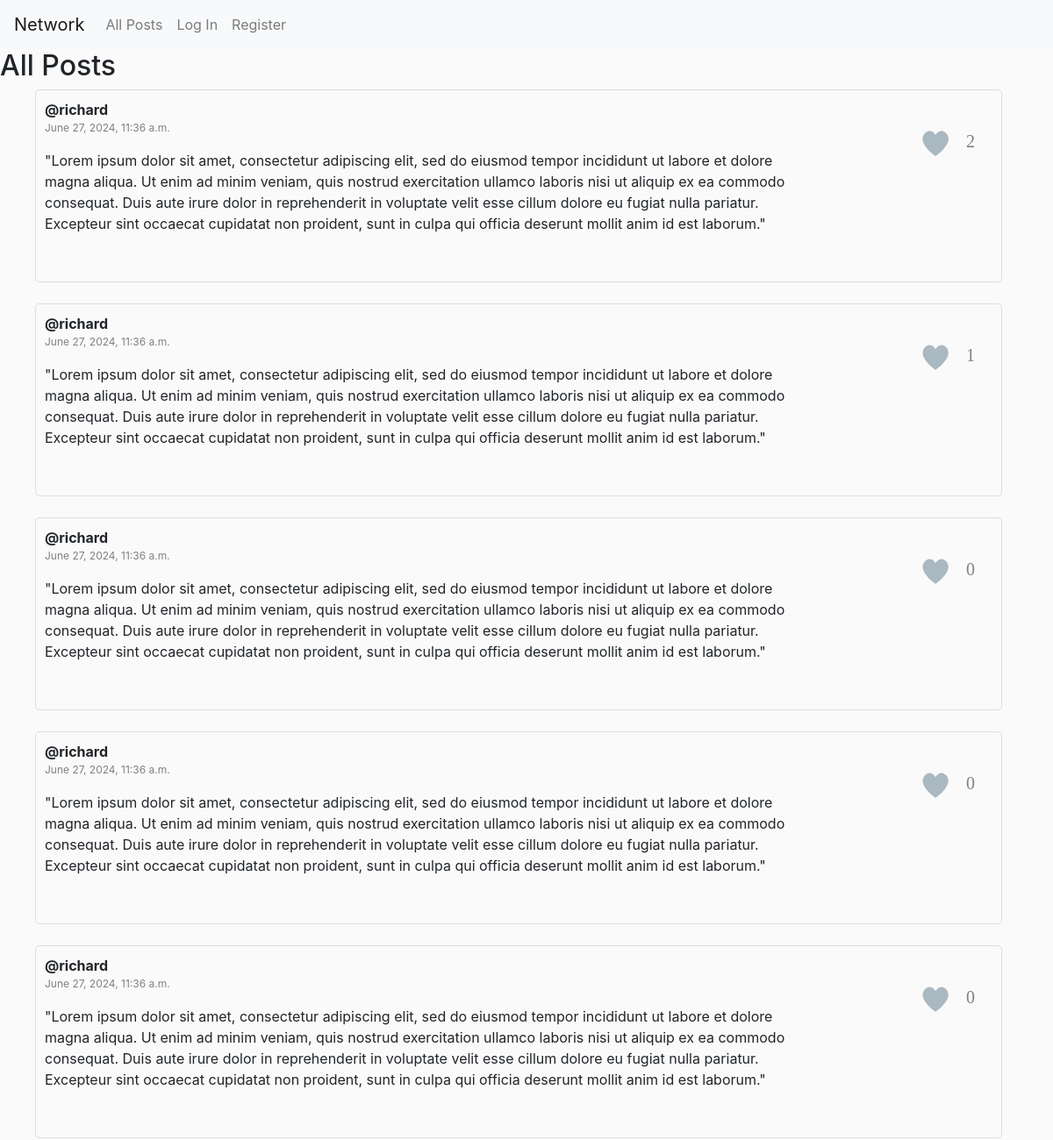
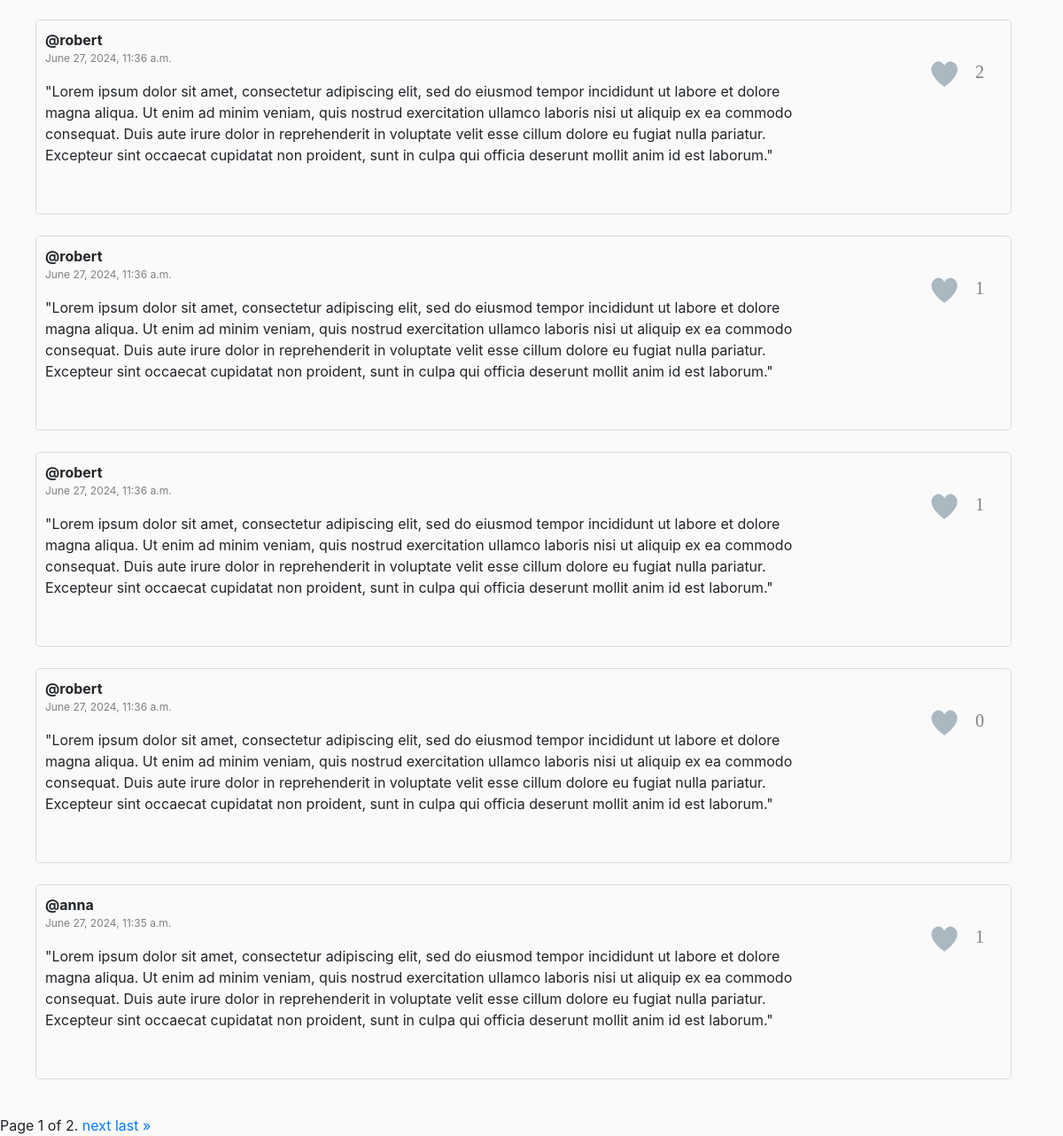
The page / on the database its author committed (2 pictures, top to bottom).
### network/models.py (models this page shows, shortened)
class Post(models.Model):
    user = models.ForeignKey(User, on_delete=models.CASCADE)
    message = models.TextField()
    datetime = models.DateTimeField(auto_now_add=True, blank=True)
    total_like = models.IntegerField()

class User(AbstractUser):
    pass

### network/views.py (the view)
# urls.py: path("", views.index, name="index"),
def index(request):
    logger.error("Entering 'INDEX' function..")
    results = Post.objects.all().order_by("-datetime")
    paginator = Paginator(results, 10)
    page_number = request.GET.get('page')
    posts = paginator.get_page(page_number)
    return render(request, "network/index.html", {
        "posts": posts
    })

### network/templates/network/index.html (shortened to what this page needs)
{% extends "network/layout.html" %}
{% load static %}
{% block body %}
    <h2>All Posts</h2>
	<ul>
		{% for post in posts %}
			<div style="width:95%; height:220px; padding:10px; border: 1px solid #DCDCDC; border-radius: 5px 5px;">
				<div id="post{{ post.id }}" style="display:inline-block; width:80%;">
					<div>
						<b>@{{ post.user }}</b>
						<p style="color:gray; font-size:12px;">
						{{ post.datetime }}
						</p>
					</div>
					<div id="message{{ post.id }}">
						{{ post.message }}<br>
					</div>
				</div>
				<div id="likes{{ post.id }}" style="float:right; font-size:12px; font-family:Verdana; color:gray;">
						<label for="checkbox_{{ post.id }}">
							<svg id="heart-svg" viewBox="467 392 58 57" xmlns="http://www.w3.org/2000/svg">
								<g id="Group" fill="none" fill-rule="evenodd" transform="translate(467 392)">
									{% for like in post.likes_set.all %}
										{% if like.post_id.id == post.id %}
											{% if like.user_id.id == request.user.id %}
												<path id="route" d="M29.144 20.773c-.063-.13-4.227-8.67-11.44-2.59C7.63 28.795 28.94 43.256 29.143 43.394c.204-.138 21.513-14.6 11.44-25.213-7.214-6.08-11.377 2.46-11.44 2.59z" id="heart" fill="#E2264D" />
											{% else %}
												<path id="route" d="M29.144 20.773c-.063-.13-4.227-8.67-11.44-2.59C7.63 28.795 28.94 43.256 29.143 43.394c.204-.138 21.513-14.6 11.44-25.213-7.214-6.08-11.377 2.46-11.44 2.59z" id="heart" fill="#AAB8C2" />
											{% endif %}
										{% else %}
											<path id="route" d="M29.144 20.773c-.063-.13-4.227-8.67-11.44-2.59C7.63 28.795 28.94 43.256 29.143 43.394c.204-.138 21.513-14.6 11.44-25.213-7.214-6.08-11.377 2.46-11.44 2.59z" id="heart" fill="#AAB8C2" />
										{% endif %}
									{% empty %}
										<path id="route" d="M29.144 20.773c-.063-.13-4.227-8.67-11.44-2.59C7.63 28.795 28.94 43.256 29.143 43.394c.204-.138 21.513-14.6 11.44-25.213-7.214-6.08-11.377 2.46-11.44 2.59z" id="heart" fill="#AAB8C2" />
									{% endfor %}
									<circle id="main-circ" fill="#E2264D" opacity="0" cx="29.5" cy="29.5" r="1.5" />
									<g id="heartgroup7" opacity="0" transform="translate(7 6)">
									 <circle id="heart1" fill="#9CD8C3" cx="2" cy="6" r="2" />
									 <circle id="heart2" fill="#8CE8C3" cx="5" cy="2" r="2" />
									</g>
									<g id="heartgroup6" opacity="0" transform="translate(0 28)">
									 <circle id="heart1" fill="#CC8EF5" cx="2" cy="7" r="2" />
									 <circle id="heart2" fill="#91D2FA" cx="3" cy="2" r="2" />
									</g>
									<g id="heartgroup3" opacity="0" transform="translate(52 28)">
									 <circle id="heart2" fill="#9CD8C3" cx="2" cy="7" r="2" />
									 <circle id="heart1" fill="#8CE8C3" cx="4" cy="2" r="2" />
									</g>
									<g id="heartgroup2" opacity="0" transform="translate(44 6)">
									 <circle id="heart2" fill="#CC8EF5" cx="5" cy="6" r="2" />
									 <circle id="heart1" fill="#CC8EF5" cx="2" cy="2" r="2" />
									</g>
									<g id="heartgroup5" opacity="0" transform="translate(14 50)">
									 <circle id="heart1" fill="#91D2FA" cx="6" cy="5" r="2" />
									 <circle id="heart2" fill="#91D2FA" cx="2" cy="2" r="2" />
									</g>
									<g id="heartgroup4" opacity="0" transform="translate(35 50)">
									 <circle id="heart1" fill="#F48EA7" cx="6" cy="5" r="2" />
									 <circle id="heart2" fill="#F48EA7" cx="2" cy="2" r="2" />
									</g>
									<g id="heartgroup1" opacity="0" transform="translate(24)">
									 <circle id="heart1" fill="#9FC7FA" cx="2.5" cy="3" r="2" />
									 <circle id="heart2" fill="#9FC7FA" cx="7.5" cy="2" r="2" />
									</g>
								</g>
							</svg>
						</label>
						<div id="counter{{ post.id }}" style="float:right; font-size:20px; margin:33px 20px 0 -15px;">
							{{ post.total_like }}
						</div>
				</div >
			</div>
			<br>
		{% endfor %}
	</ul>
	<div class="pagination">
		<span class="step-links">
			<span class="current">
				Page {{ posts.number }} of {{ posts.paginator.num_pages }}.
			</span>
			{% if posts.has_next %}
				<a href="?page={{ posts.next_page_number }}">next</a>
				<a href="?page={{ posts.paginator.num_pages }}">last &raquo;</a>
			{% endif %}
		</span>
	</div>
{% endblock %}

### network/static/network/posts.css (style rules this page uses)
body { background-color: #FAFAFA }
svg { cursor: pointer; overflow: visible; width: 60px; margin: 20px }

### rows shown on the page
Post: user "richard", datetime "June 27, 2024, 11:36 a.m.", message "\"Lorem ipsum dolor sit amet, consectetur adipiscing elit, sed do eiusmod tempor incididunt ut labore et dolore magna aliqua. Ut enim ad minim veniam, quis nostrud exercitation ullamco laboris nisi ut aliquip ex ea commodo consequat. Duis aute irure dolor in reprehenderit in voluptate velit esse cillum dolore eu fugiat nulla pariatur. Excepteur sint occaecat cupidatat non proident, sunt in culpa qui officia deserunt mollit anim id est laborum.\"", total_like "2"
Post: user "richard", datetime "June 27, 2024, 11:36 a.m.", message "\"Lorem ipsum dolor sit amet, consectetur adipiscing elit, sed do eiusmod tempor incididunt ut labore et dolore magna aliqua. Ut enim ad minim veniam, quis nostrud exercitation ullamco laboris nisi ut aliquip ex ea commodo consequat. Duis aute irure dolor in reprehenderit in voluptate velit esse cillum dolore eu fugiat nulla pariatur. Excepteur sint occaecat cupidatat non proident, sunt in culpa qui officia deserunt mollit anim id est laborum.\"", total_like "1"
Post: user "richard", datetime "June 27, 2024, 11:36 a.m.", message "\"Lorem ipsum dolor sit amet, consectetur adipiscing elit, sed do eiusmod tempor incididunt ut labore et dolore magna aliqua. Ut enim ad minim veniam, quis nostrud exercitation ullamco laboris nisi ut aliquip ex ea commodo consequat. Duis aute irure dolor in reprehenderit in voluptate velit esse cillum dolore eu fugiat nulla pariatur. Excepteur sint occaecat cupidatat non proident, sunt in culpa qui officia deserunt mollit anim id est laborum.\"", total_like "0"
Post: user "richard", datetime "June 27, 2024, 11:36 a.m.", message "\"Lorem ipsum dolor sit amet, consectetur adipiscing elit, sed do eiusmod tempor incididunt ut labore et dolore magna aliqua. Ut enim ad minim veniam, quis nostrud exercitation ullamco laboris nisi ut aliquip ex ea commodo consequat. Duis aute irure dolor in reprehenderit in voluptate velit esse cillum dolore eu fugiat nulla pariatur. Excepteur sint occaecat cupidatat non proident, sunt in culpa qui officia deserunt mollit anim id est laborum.\"", total_like "0"
Post: user "richard", datetime "June 27, 2024, 11:36 a.m.", message "\"Lorem ipsum dolor sit amet, consectetur adipiscing elit, sed do eiusmod tempor incididunt ut labore et dolore magna aliqua. Ut enim ad minim veniam, quis nostrud exercitation ullamco laboris nisi ut aliquip ex ea commodo consequat. Duis aute irure dolor in reprehenderit in voluptate velit esse cillum dolore eu fugiat nulla pariatur. Excepteur sint occaecat cupidatat non proident, sunt in culpa qui officia deserunt mollit anim id est laborum.\"", total_like "0"
Post: user "robert", datetime "June 27, 2024, 11:36 a.m.", message "\"Lorem ipsum dolor sit amet, consectetur adipiscing elit, sed do eiusmod tempor incididunt ut labore et dolore magna aliqua. Ut enim ad minim veniam, quis nostrud exercitation ullamco laboris nisi ut aliquip ex ea commodo consequat. Duis aute irure dolor in reprehenderit in voluptate velit esse cillum dolore eu fugiat nulla pariatur. Excepteur sint occaecat cupidatat non proident, sunt in culpa qui officia deserunt mollit anim id est laborum.\"", total_like "2"
Post: user "robert", datetime "June 27, 2024, 11:36 a.m.", message "\"Lorem ipsum dolor sit amet, consectetur adipiscing elit, sed do eiusmod tempor incididunt ut labore et dolore magna aliqua. Ut enim ad minim veniam, quis nostrud exercitation ullamco laboris nisi ut aliquip ex ea commodo consequat. Duis aute irure dolor in reprehenderit in voluptate velit esse cillum dolore eu fugiat nulla pariatur. Excepteur sint occaecat cupidatat non proident, sunt in culpa qui officia deserunt mollit anim id est laborum.\"", total_like "1"
Post: user "robert", datetime "June 27, 2024, 11:36 a.m.", message "\"Lorem ipsum dolor sit amet, consectetur adipiscing elit, sed do eiusmod tempor incididunt ut labore et dolore magna aliqua. Ut enim ad minim veniam, quis nostrud exercitation ullamco laboris nisi ut aliquip ex ea commodo consequat. Duis aute irure dolor in reprehenderit in voluptate velit esse cillum dolore eu fugiat nulla pariatur. Excepteur sint occaecat cupidatat non proident, sunt in culpa qui officia deserunt mollit anim id est laborum.\"", total_like "1"
Post: user "robert", datetime "June 27, 2024, 11:36 a.m.", message "\"Lorem ipsum dolor sit amet, consectetur adipiscing elit, sed do eiusmod tempor incididunt ut labore et dolore magna aliqua. Ut enim ad minim veniam, quis nostrud exercitation ullamco laboris nisi ut aliquip ex ea commodo consequat. Duis aute irure dolor in reprehenderit in voluptate velit esse cillum dolore eu fugiat nulla pariatur. Excepteur sint occaecat cupidatat non proident, sunt in culpa qui officia deserunt mollit anim id est laborum.\"", total_like "0"
Post: user "anna", datetime "June 27, 2024, 11:35 a.m.", message "\"Lorem ipsum dolor sit amet, consectetur adipiscing elit, sed do eiusmod tempor incididunt ut labore et dolore magna aliqua. Ut enim ad minim veniam, quis nostrud exercitation ullamco laboris nisi ut aliquip ex ea commodo consequat. Duis aute irure dolor in reprehenderit in voluptate velit esse cillum dolore eu fugiat nulla pariatur. Excepteur sint occaecat cupidatat non proident, sunt in culpa qui officia deserunt mollit anim id est laborum.\"", total_like "1"

### other values the page prints
{{ posts.number }} "1"
{{ posts.paginator.num_pages }} "2"
